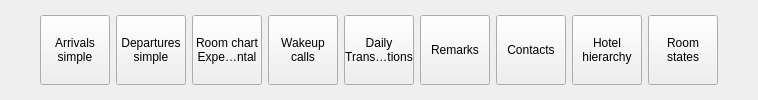
       <widget class="QWidget" name="w4" native="true">
        <layout class="QHBoxLayout" name="horizontalLayout_8">
         <property name="leftMargin">
          <number>0</number>
         </property>
         <property name="topMargin">
          <number>0</number>
         </property>
         <property name="rightMargin">
          <number>0</number>
         </property>
         <property name="bottomMargin">
          <number>0</number>
         </property>
         <item>
          <spacer name="horizontalSpacer_10">
           <property name="orientation">
            <enum>Qt::Horizontal</enum>
           </property>
           <property name="sizeHint" stdset="0">
            <size>
             <width>40</width>
             <height>20</height>
            </size>
           </property>
          </spacer>
         </item>
         <item>
          <widget class="EToolbarButton" name="btnArrivalsSimple">
           <property name="minimumSize">
            <size>
             <width>70</width>
             <height>70</height>
            </size>
           </property>
           <property name="maximumSize">
            <size>
             <width>70</width>
             <height>70</height>
            </size>
           </property>
           <property name="text">
            <string>Arrivals
simple</string>
           </property>
           <property name="icon">
            <iconset resource="res.qrc">
             <normaloff>:/images/arrival.png</normaloff>:/images/arrival.png</iconset>
           </property>
           <property name="iconSize">
            <size>
             <width>32</width>
             <height>32</height>
            </size>
           </property>
           <property name="toolButtonStyle">
            <enum>Qt::ToolButtonTextUnderIcon</enum>
           </property>
           <property name="Tag" stdset="0">
            <string/>
           </property>
          </widget>
         </item>
         <item>
          <widget class="EToolbarButton" name="btnDeparutersSimple">
           <property name="minimumSize">
            <size>
             <width>70</width>
             <height>70</height>
            </size>
           </property>
           <property name="maximumSize">
            <size>
             <width>70</width>
             <height>70</height>
            </size>
           </property>
           <property name="text">
            <string>Departures
simple</string>
           </property>
           <property name="icon">
            <iconset resource="res.qrc">
             <normaloff>:/images/departure.png</normaloff>:/images/departure.png</iconset>
           </property>
           <property name="iconSize">
            <size>
             <width>32</width>
             <height>32</height>
            </size>
           </property>
           <property name="toolButtonStyle">
            <enum>Qt::ToolButtonTextUnderIcon</enum>
           </property>
           <property name="Tag" stdset="0">
            <string/>
           </property>
          </widget>
         </item>
         <item>
          <widget class="EToolbarButton" name="btnNewRoomChart">
           <property name="minimumSize">
            <size>
             <width>70</width>
             <height>70</height>
            </size>
           </property>
           <property name="maximumSize">
            <size>
             <width>70</width>
             <height>70</height>
            </size>
           </property>
           <property name="text">
            <string>Room chart
Experemental</string>
           </property>
           <property name="icon">
            <iconset resource="res.qrc">
             <normaloff>:/images/analytics.png</normaloff>:/images/analytics.png</iconset>
           </property>
           <property name="iconSize">
            <size>
             <width>32</width>
             <height>32</height>
            </size>
           </property>
           <property name="toolButtonStyle">
            <enum>Qt::ToolButtonTextUnderIcon</enum>
           </property>
           <property name="arrowType">
            <enum>Qt::NoArrow</enum>
           </property>
           <property name="Tag" stdset="0">
            <string/>
           </property>
          </widget>
         </item>
         <item>
          <widget class="EToolbarButton" name="btnWakupCalls">
           <property name="minimumSize">
            <size>
             <width>70</width>
             <height>70</height>
            </size>
           </property>
           <property name="maximumSize">
            <size>
             <width>70</width>
             <height>70</height>
            </size>
           </property>
           <property name="text">
            <string>Wakeup
calls</string>
           </property>
           <property name="icon">
            <iconset resource="res.qrc">
             <normaloff>:/images/alarm.png</normaloff>:/images/alarm.png</iconset>
           </property>
           <property name="iconSize">
            <size>
             <width>32</width>
             <height>32</height>
            </size>
           </property>
           <property name="toolButtonStyle">
            <enum>Qt::ToolButtonTextUnderIcon</enum>
           </property>
           <property name="arrowType">
            <enum>Qt::NoArrow</enum>
           </property>
           <property name="Tag" stdset="0">
            <string/>
           </property>
          </widget>
         </item>
         <item>
          <widget class="EToolbarButton" name="btnDailyTransactions">
           <property name="minimumSize">
            <size>
             <width>70</width>
             <height>70</height>
            </size>
           </property>
           <property name="maximumSize">
            <size>
             <width>70</width>
             <height>70</height>
            </size>
           </property>
           <property name="text">
            <string>Daily
Transactions</string>
           </property>
           <property name="icon">
            <iconset resource="res.qrc">
             <normaloff>:/images/category.png</normaloff>:/images/category.png</iconset>
           </property>
           <property name="iconSize">
            <size>
             <width>32</width>
             <height>32</height>
            </size>
           </property>
           <property name="toolButtonStyle">
            <enum>Qt::ToolButtonTextUnderIcon</enum>
           </property>
           <property name="arrowType">
            <enum>Qt::NoArrow</enum>
           </property>
           <property name="Tag" stdset="0">
            <string/>
           </property>
          </widget>
         </item>
         <item>
          <widget class="EToolbarButton" name="btnRemarks">
           <property name="minimumSize">
            <size>
             <width>70</width>
             <height>70</height>
            </size>
           </property>
           <property name="maximumSize">
            <size>
             <width>70</width>
             <height>70</height>
            </size>
           </property>
           <property name="text">
            <string>Remarks</string>
           </property>
           <property name="icon">
            <iconset resource="res.qrc">
             <normaloff>:/images/remarks.png</normaloff>:/images/remarks.png</iconset>
           </property>
           <property name="iconSize">
            <size>
             <width>32</width>
             <height>32</height>
            </size>
           </property>
           <property name="toolButtonStyle">
            <enum>Qt::ToolButtonTextUnderIcon</enum>
           </property>
           <property name="Tag" stdset="0">
            <string/>
           </property>
          </widget>
         </item>
         <item>
          <widget class="EToolbarButton" name="btnContacts">
           <property name="minimumSize">
            <size>
             <width>70</width>
             <height>70</height>
            </size>
           </property>
           <property name="maximumSize">
            <size>
             <width>70</width>
             <height>70</height>
            </size>
           </property>
           <property name="text">
            <string>Contacts</string>
           </property>
           <property name="icon">
            <iconset resource="res.qrc">
             <normaloff>:/images/phone-book.png</normaloff>:/images/phone-book.png</iconset>
           </property>
           <property name="iconSize">
            <size>
             <width>32</width>
             <height>32</height>
            </size>
           </property>
           <property name="toolButtonStyle">
            <enum>Qt::ToolButtonTextUnderIcon</enum>
           </property>
           <property name="Tag" stdset="0">
            <string/>
           </property>
          </widget>
         </item>
         <item>
          <widget class="EToolbarButton" name="btnHotelHierarchy">
           <property name="minimumSize">
            <size>
             <width>70</width>
             <height>70</height>
            </size>
           </property>
           <property name="maximumSize">
            <size>
             <width>70</width>
             <height>70</height>
            </size>
           </property>
           <property name="text">
            <string>Hotel
hierarchy</string>
           </property>
           <property name="icon">
            <iconset resource="res.qrc">
             <normaloff>:/images/hierarchy.png</normaloff>:/images/hierarchy.png</iconset>
           </property>
           <property name="iconSize">
            <size>
             <width>32</width>
             <height>32</height>
            </size>
           </property>
           <property name="toolButtonStyle">
            <enum>Qt::ToolButtonTextUnderIcon</enum>
           </property>
           <property name="arrowType">
            <enum>Qt::NoArrow</enum>
           </property>
           <property name="Tag" stdset="0">
            <string/>
           </property>
          </widget>
         </item>
         <item>
          <widget class="EToolbarButton" name="btnRoomStateTouch">
           <property name="minimumSize">
            <size>
             <width>70</width>
             <height>70</height>
            </size>
           </property>
           <property name="maximumSize">
            <size>
             <width>70</width>
             <height>70</height>
            </size>
           </property>
           <property name="text">
            <string>Room
states</string>
           </property>
           <property name="icon">
            <iconset resource="res.qrc">
             <normaloff>:/images/window.png</normaloff>:/images/window.png</iconset>
           </property>
           <property name="iconSize">
            <size>
             <width>32</width>
             <height>32</height>
            </size>
           </property>
           <property name="toolButtonStyle">
            <enum>Qt::ToolButtonTextUnderIcon</enum>
           </property>
           <property name="arrowType">
            <enum>Qt::NoArrow</enum>
           </property>
           <property name="Tag" stdset="0">
            <string/>
           </property>
          </widget>
         </item>
         <item>
          <spacer name="horizontalSpacer_9">
           <property name="orientation">
            <enum>Qt::Horizontal</enum>
           </property>
           <property name="sizeHint" stdset="0">
            <size>
             <width>40</width>
             <height>20</height>
            </size>
           </property>
          </spacer>
         </item>
        </layout>
       </widget>
